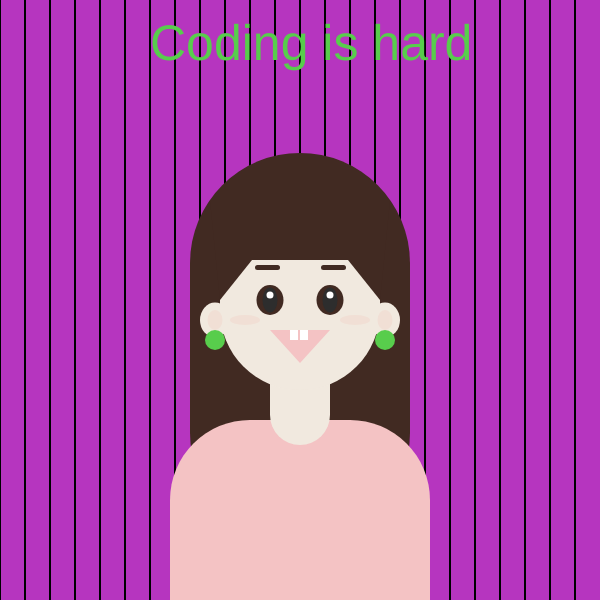
Frame 1 (no input)
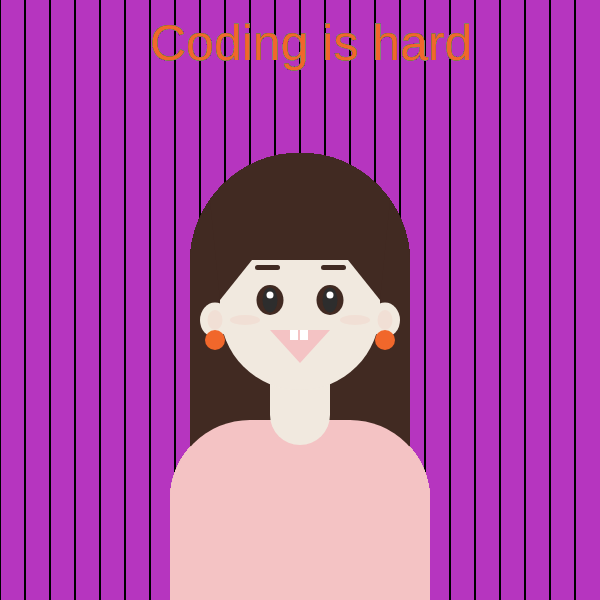
Frame 60 (no input)
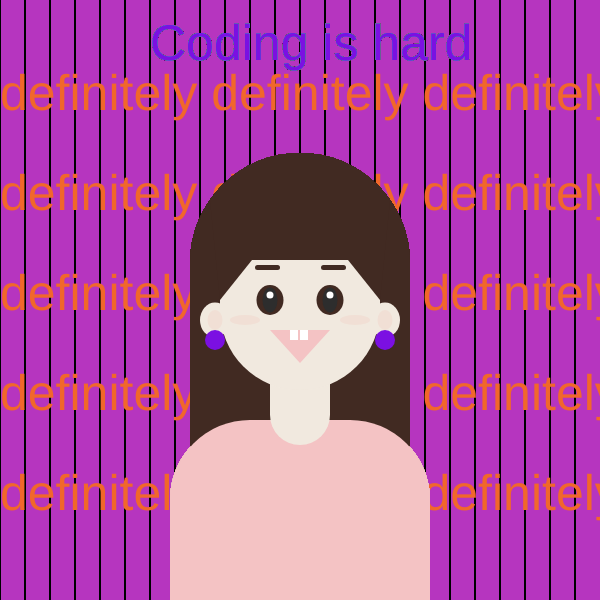
Frame 120 (the mouse pressed at the canvas centre since frame 60)

The p5.js sketch that drew these frames (run headless with seeded random() and noise() and a simulated clock; from frame 60 on, the mouse is pressed at the canvas centre):

// p5.js sketch
// ── sketch.js

function Portrait() { // putting all parts of my portrait in one function
  noStroke();
  fill(65,42,34)
  rect(190,153,220,390,210) //top hair
  fill(244,195,196)
  rect(170,420,260,400,80); //body
  fill(241,233,223)
  rect(270,240,60,205,70) //neck
  rect(220,200,160,190,80) //face
  ellipse(215,320,30,35); //ear 1
  ellipse(385,320,30,35); //ear 2
  fill(241,223,213)
   ellipse(215,320,15,20); //ear shade 1
  ellipse(385,320,15,20); //ear shade 2
   ellipse(245,320,30,10); //chick1
  ellipse(355,320,30,10); //chick2
  fill(65,42,34)
  triangle(300,200,220,300,210,200) //side hair 1
  triangle(300,200,380,300,390,200) //side hair 2
  rect(250,200,100,60) // the front bang
  fill(65,42,34)
 ellipse(270,300,27,30); //eye 1
  ellipse(330,300,27,30); //eye2
  rect(255,265,25,5,20); //eyebrow 1
  rect(321,265,25,5,20); //eyebrow 2
  fill(45,45,45)
 ellipse(270,300,15,25); //eye shade 1
  ellipse(330,300,15,25); //eye shade 2
  fill(255,255,255)
 ellipse(270,295,7,7); //eye light 1
  ellipse(330,295,7,7); //eye light 2
  fill(244,195,196)
  triangle(300,363,270,330,330,330) //mouth
  fill(255,255,255)
  rect(300,330,8,10) //tooth1
  rect(290,330,8,10) //tooth2
}

function accessories() {
noStroke();
fill(random(255), random(255), random(255)) // global variable for the earings
 ellipse(215,340,20,20) // left earing
 ellipse(385,340,20,20) // right earing
  
}

function setup() {
  createCanvas(600,600);
  background (random(255), random(255), random(255)); // global variable for the background
 
     for (let i=0; i<600; i+=25){ // loop for background design
    strokeWeight(2);
    line(i,600,i,0);  

    }
}
function draw() {
  Portrait(); //calling my portrait function in the draw function
  accessories(); //callint my accessories function in the draw function
  
textSize(50)
  noStroke();
text("Coding is hard",150,60);
}

function mousePressed() {
if (mousePressed == true) {
  
  } else {
  }
 text("definitely definitely definitely",0,110);
  text("definitely definitely definitely",0,210);
  text("definitely definitely definitely",0,310);
  text("definitely definitely definitely",0,410);
  text("definitely definitely definitely",0,510);
}
